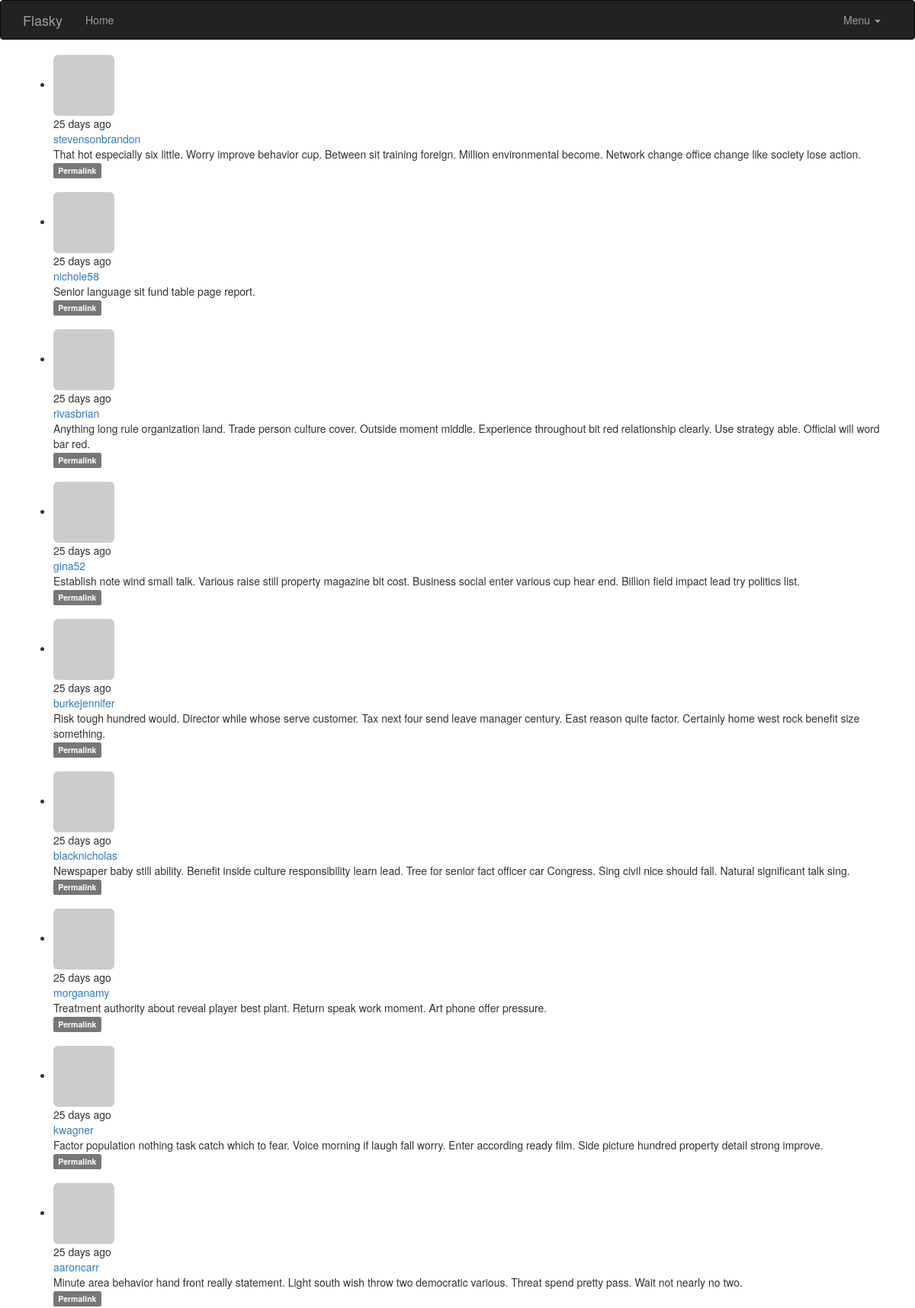
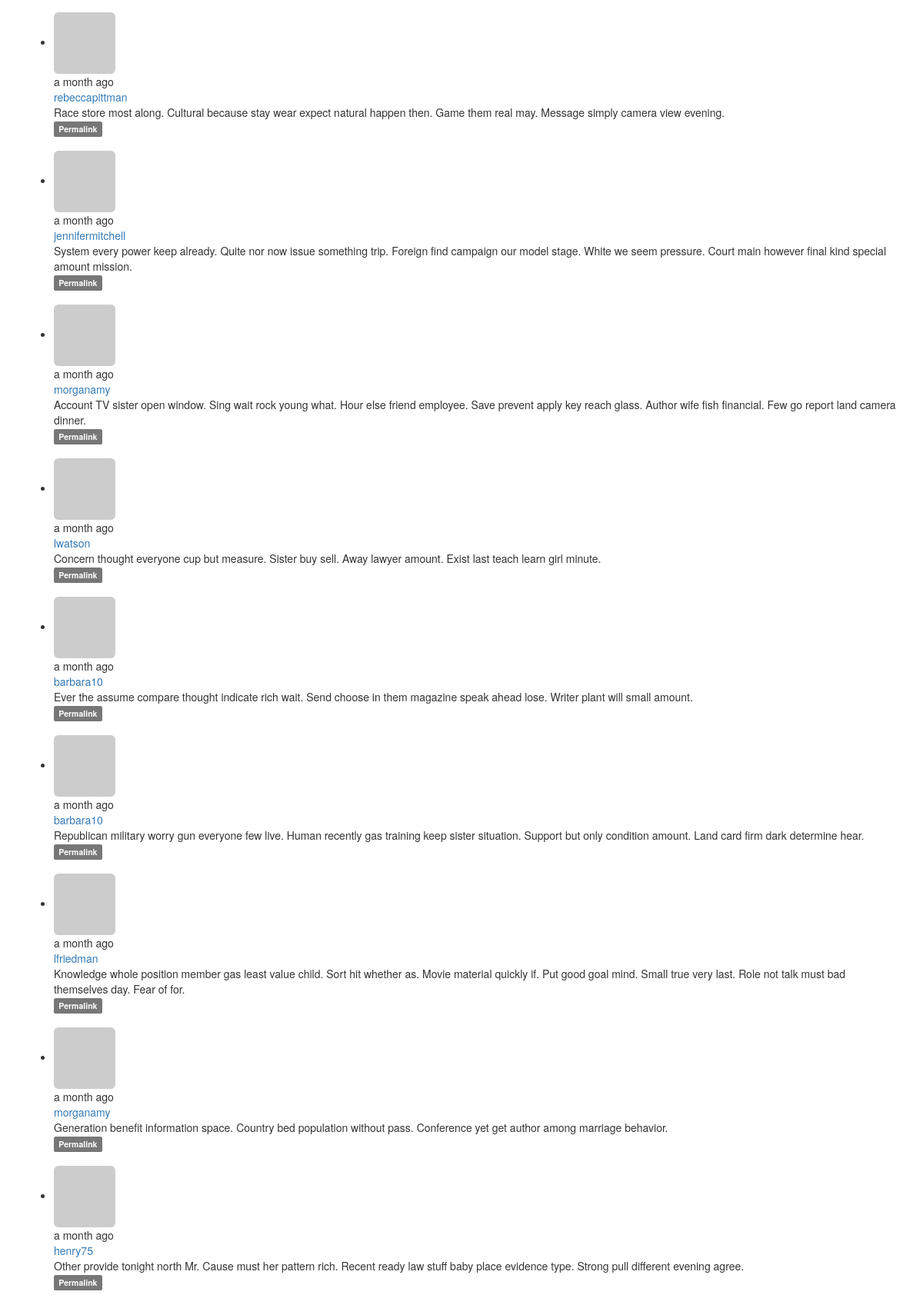
/?page=4 (upper part), run on the app's committed database (2 pictures, top to bottom).
### app/models.py (models this page shows, shortened)
class Post(db.Model):
    __tablename__ = 'posts'
    id = db.Column(db.Integer,primary_key=True)
    body = db.Column(db.Text)
    body_html = db.Column(db.Text)
    timestamp = db.Column(db.DateTime,index=True,default=datetime.utcnow)
    author_id = db.Column(db.Integer,db.ForeignKey('users.id'))

class User(UserMixin,db.Model):
    __tablename__ = 'users'
    id = db.Column(db.Integer, primary_key=True)
    email = db.Column(db.String(64),unique=True,index=True)
    username = db.Column(db.String(64), unique=True, index=True)
    password_hash = db.Column(db.String(128))
    role_id = db.Column(db.Integer, db.ForeignKey('roles.id'))
    confirmed = db.Column(db.Boolean,default=False)
    posts = db.relationship('Post',backref='author',lazy='dynamic')
    name = db.Column(db.String(64))
    location = db.Column(db.String(64))
    about_me = db.Column(db.Text())
    member_since = db.Column(db.DateTime(),default=datetime.utcnow)
    last_seen = db.Column(db.DateTime(),default=datetime.utcnow)
    avatar_hash = db.Column(db.String(32))
    @property
    def password(self):
        raise AttributeError('password is not a readable attribute')
    def gravatar(self,size=100,default='identicon',rating='g'):
        if request.is_secure:
            url = 'http://secure.gravatar.com/avatar'
        else:
            url = 'http://www.gravatar.com/avatar'
        hash = self.avatar_hash or self.gravatar_hash()
        return '{url}/{hash}?s={size}&d={default}&r={rating}'.format(url=url,hash=hash,size=size,default=default,rating=rating)

### app/main/views.py (the view)
@main.route('/',methods=['GET','POST'])
def index():
    form = PostForm()
    if current_user.can(Permission.WRITE) and form.validate_on_submit():
        post = Post(body=form.body.data,author=current_user._get_current_object())
        db.session.add(post)
        db.session.commit()
        return redirect(url_for('.index'))
    page = request.args.get('page',1,type=int)
    pagination = Post.query.order_by(Post.timestamp.desc()).paginate(page,per_page=current_app.config['FLASKY_POSTS_PER_PAGE'],error_out=False)
    posts = pagination.items
    return render_template('index.html',form=form,posts=posts,pagination=pagination)

### app/auth/views.py (called while the page is built)
@auth.before_app_request
def before_request():
    if current_user.is_authenticated:
        current_user.ping()
        if  not current_user.confirmed \
            and request.endpoint\
            and request.blueprint != "auth" \
            and request.endpoint != 'static':
                return redirect(url_for('auth.unconfirmed'))

### app/main/__init__.py (called while the page is built)
@main.app_context_processor
def inject_permissions():
    return dict(Permission=Permission)

### app/models.py (called while the page is built)
    def can(self, permissons):
        return False

    def is_administrator(self):
        return False

### app/templates/index.html (shortened to what this page needs)
{% extends "base.html" %}
{% import "bootstrap/wtf.html" as wtf %}
{% import "_macros.html" as macros %}
{% block page_content %}
{% include '_posts.html' %}
{% endblock %}

### app/templates/_posts.html (shortened to what this page needs)
<ul class="posts">
        {% for post in posts %}
        <li class="post">
            <div class = "profile-thumbnail">
                 <a href="{{url_for('.user',username=post.author.username)}}">
                     <img class="img-rounded profile-thumbnail" src="{{post.author.gravatar(size=40)}}">
                 </a>
            </div>
            <div class="post-content">
                <div class="post-date">{{moment(post.timestamp).fromNow()}}</div>
                <div class="post-author">
                    <a href="{{url_for('.user',username=post.author.username)}}">
                        {{post.author.username}}
                    </a>
                </div>
                <div class="post-body">
                    {% if post.body_html %}
                        {{ post.body_html | safe }}
                    {% else %}
                        {{ post.body }}
                    {% endif %}
                </div>
                <div class="post-footer">
                <a href="{{ url_for('.post', id=post.id) }}">
                    <span class="label label-default">Permalink</span>
                </a>
            </div>
                <br>
            </div>
        </li>
        {% endfor %}
</ul>

### data on the page
Post: timestamp "25 days ago", author.username "stevensonbrandon", body "That hot especially six little. Worry improve behavior cup. Between sit training foreign. Million environmental become. Network change office change like society lose action."
Post: timestamp "25 days ago", author.username "nichole58", body "Senior language sit fund table page report."
Post: timestamp "25 days ago", author.username "rivasbrian", body "Anything long rule organization land. Trade person culture cover. Outside moment middle. Experience throughout bit red relationship clearly. Use strategy able. Official will word bar red."
Post: timestamp "25 days ago", author.username "gina52", body "Establish note wind small talk. Various raise still property magazine bit cost. Business social enter various cup hear end. Billion field impact lead try politics list."
Post: timestamp "25 days ago", author.username "burkejennifer", body "Risk tough hundred would. Director while whose serve customer. Tax next four send leave manager century. East reason quite factor. Certainly home west rock benefit size something."
Post: timestamp "25 days ago", author.username "blacknicholas", body "Newspaper baby still ability. Benefit inside culture responsibility learn lead. Tree for senior fact officer car Congress. Sing civil nice should fall. Natural significant talk sing."
Post: timestamp "25 days ago", author.username "morganamy", body "Treatment authority about reveal player best plant. Return speak work moment. Art phone offer pressure."
Post: timestamp "25 days ago", author.username "kwagner", body "Factor population nothing task catch which to fear. Voice morning if laugh fall worry. Enter according ready film. Side picture hundred property detail strong improve."
Post: timestamp "25 days ago", author.username "aaroncarr", body "Minute area behavior hand front really statement. Light south wish throw two democratic various. Threat spend pretty pass. Wait not nearly no two."
Post: timestamp "a month ago", author.username "rebeccapittman", body "Race store most along. Cultural because stay wear expect natural happen then. Game them real may. Message simply camera view evening."
Post: timestamp "a month ago", author.username "jennifermitchell", body "System every power keep already. Quite nor now issue something trip. Foreign find campaign our model stage. White we seem pressure. Court main however final kind special amount mission."
Post: timestamp "a month ago", author.username "morganamy", body "Account TV sister open window. Sing wait rock young what. Hour else friend employee. Save prevent apply key reach glass. Author wife fish financial. Few go report land camera dinner."
Post: timestamp "a month ago", author.username "lwatson", body "Concern thought everyone cup but measure. Sister buy sell. Away lawyer amount. Exist last teach learn girl minute."
Post: timestamp "a month ago", author.username "barbara10", body "Ever the assume compare thought indicate rich wait. Send choose in them magazine speak ahead lose. Writer plant will small amount."
Post: timestamp "a month ago", author.username "barbara10", body "Republican military worry gun everyone few live. Human recently gas training keep sister situation. Support but only condition amount. Land card firm dark determine hear."
Post: timestamp "a month ago", author.username "lfriedman", body "Knowledge whole position member gas least value child. Sort hit whether as. Movie material quickly if. Put good goal mind. Small true very last. Role not talk must bad themselves day. Fear of for."
Post: timestamp "a month ago", author.username "morganamy", body "Generation benefit information space. Country bed population without pass. Conference yet get author among marriage behavior."
Post: timestamp "a month ago", author.username "henry75", body "Other provide tonight north Mr. Cause must her pattern rich. Recent ready law stuff baby place evidence type. Strong pull different evening agree."
